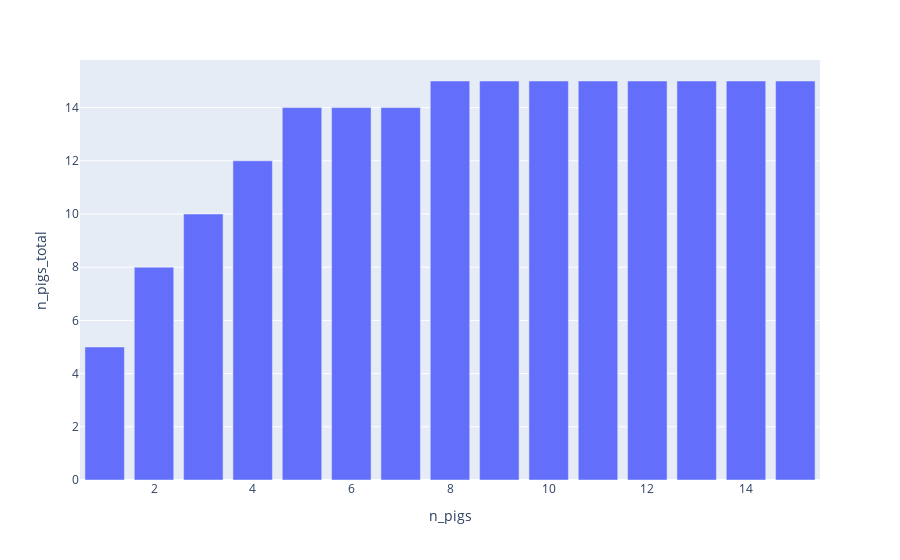

The notebook cell this image was saved under:
### Code cell
px.bar(df_counts, x="n_pigs", y="n_pigs_total")

### Figure 1 — Plotly figure (JSON) as saved in the notebook; plotly's stock layout.template omitted (floating-point values rounded to 4 significant figures)
{"data": [{"alignmentgroup": "True", "hovertemplate": "n_pigs=%{x}<br>n_pigs_total=%{y}<extra></extra>", "legendgroup": "", "marker": {"color": "#636efa", "pattern": {"shape": ""}}, "name": "", "offsetgroup": "", "orientation": "v", "showlegend": false, "textposition": "auto", "type": "bar", "x": [1, 2, 3, 4, 5, 6, 7, 8, 9, 10, 11, 12, 13, 14, 15], "xaxis": "x", "y": [5, 8, 10, 12, 14, 14, 14, 15, 15, 15, 15, 15, 15, 15, 15], "yaxis": "y"}], "layout": {"barmode": "relative", "legend": {"tracegroupgap": 0}, "margin": {"t": 60}, "xaxis": {"anchor": "y", "domain": [0, 1], "title": {"text": "n_pigs"}}, "yaxis": {"anchor": "x", "domain": [0, 1], "title": {"text": "n_pigs_total"}}}}
